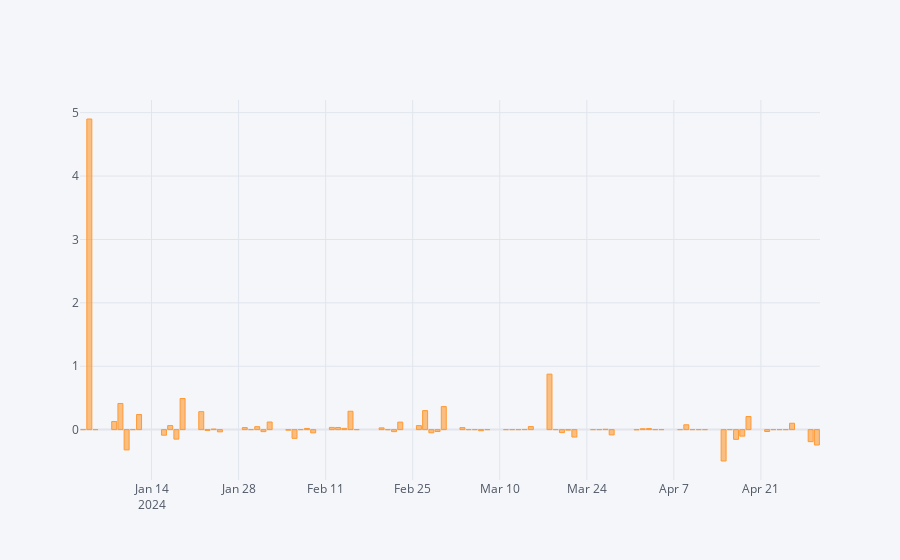

The notebook cell saved with this chart:
### Markdown cell above
#### 2) Quantify this security’s observed (realized) delta over recent history

### Code cell
df_under = load_stock_historical_prices('LVWR')
df_deriv = load_warrant_historical_prices('LVWR/WS')

ratio, w, u = calculate_ex_post_delta(df_deriv, df_under)

print(f"average ex-post delta: {ratio.mean():0.2f}")
ratio.iplot(kind='bar')

### Figure 1 — Plotly figure (JSON) as saved in the notebook; plotly's stock layout.template omitted (floating-point values rounded to 4 significant figures)
{"data": [{"marker": {"color": "rgba(255, 153, 51, 0.6)", "line": {"color": "rgba(255, 153, 51, 1.0)", "width": 1}}, "name": "change_ratio", "orientation": "v", "text": "", "type": "bar", "x": ["2024-01-03", "2024-01-04", "2024-01-05", "2024-01-08", "2024-01-09", "2024-01-10", "2024-01-11", "2024-01-12", "2024-01-16", "2024-01-17", "2024-01-18", "2024-01-19", "2024-01-22", "2024-01-23", "2024-01-24", "2024-01-25", "2024-01-29", "2024-01-30", "2024-01-31", "2024-02-01", "2024-02-02", "2024-02-05", "2024-02-06", "2024-02-07", "2024-02-08", "2024-02-09", "2024-02-12", "2024-02-13", "2024-02-14", "2024-02-15", "2024-02-16", "2024-02-20", "2024-02-21", "2024-02-22", "2024-02-23", "2024-02-26", "2024-02-27", "2024-02-28", "2024-02-29", "2024-03-01", "2024-03-04", "2024-03-05", "2024-03-06", "2024-03-07", "2024-03-08", "2024-03-11", "2024-03-12", "2024-03-13", "2024-03-14", "2024-03-15", "2024-03-18", "2024-03-19", "2024-03-20", "2024-03-21", "2024-03-22", "2024-03-25", "2024-03-26", "2024-03-27", "2024-03-28", "2024-04-01", "2024-04-02", "2024-04-03", "2024-04-04", "2024-04-05", "2024-04-08", "2024-04-09", "2024-04-10", "2024-04-11", "2024-04-12", "2024-04-15", "2024-04-16", "2024-04-17", "2024-04-18", "2024-04-19", "2024-04-22", "2024-04-23", "2024-04-24", "2024-04-25", "2024-04-26", "2024-04-29", "2024-04-30"], "y": [0.0001389, 4.9, 0.0002273, 0.1282, 0.4125, -0.32, 0, 0.2389, -0.08824, 0.06395, -0.15, 0.4909, 0.2833, -0.0125, 0.009091, -0.03529, 0.032, 0, 0.04651, -0.032, 0.12, -0.008333, -0.1375, 0, 0.01846, -0.051, 0.035, 0.03372, 0.01967, 0.29, 0, 0.02778, -0.001376, -0.03205, 0.1183, 0.06353, 0.3, -0.05, -0.03, 0.3633, 0.0316, 0, 0, -0.01754, 0, 0, 0, 0, 0.002778, 0.04808, 0.875, 0, -0.04706, -0.0075, -0.1174, 0, 0, 0.005577, -0.08375, -0.003125, 0.0137, 0.01682, 0, 0, 0, 0.07615, 0, 0, 0, -0.495, 0, -0.1538, -0.1027, 0.2071, -0.0296, 0, 0, 0, 0.1004, -0.19, -0.2429]}], "layout": {"legend": {"bgcolor": "#F5F6F9", "font": {"color": "#4D5663"}}, "paper_bgcolor": "#F5F6F9", "plot_bgcolor": "#F5F6F9", "title": {"font": {"color": "#4D5663"}}, "xaxis": {"gridcolor": "#E1E5ED", "showgrid": true, "tickfont": {"color": "#4D5663"}, "title": {"font": {"color": "#4D5663"}, "text": ""}, "zerolinecolor": "#E1E5ED"}, "yaxis": {"gridcolor": "#E1E5ED", "showgrid": true, "tickfont": {"color": "#4D5663"}, "title": {"font": {"color": "#4D5663"}, "text": ""}, "zerolinecolor": "#E1E5ED"}}}
